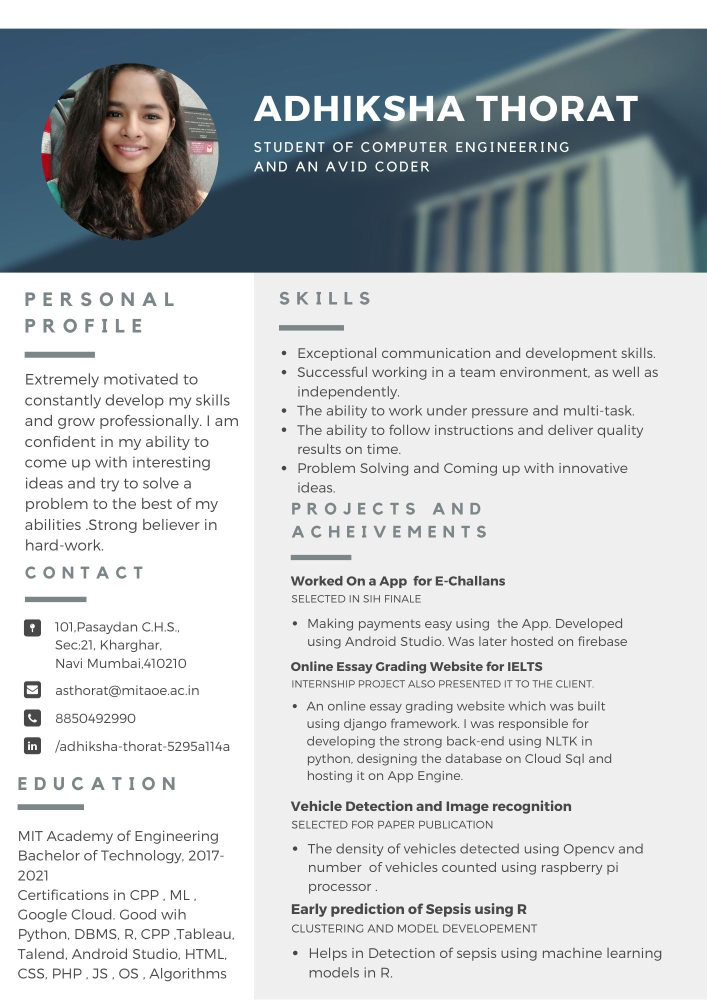
#> input picture PdfToForm/Resume.jpg, 1414 x 2000 px (shown at 1/2 size); its folder holds only this picture in this run
$ python -i imageprocess.py   (imports and definitions only)   (older library calls are emulated)
#> lines starting #> are read from the running program, lines starting #| are printed output that depends on the picture; after the words box and inside, x2 and y2 are one past the last pixel; in counts of white or black regions, pixels touching at a corner belong together
from PIL import Image, ImageFilter, ImageChops
import pytesseract
from pytesseract import image_to_string
import cv2
import numpy as np
import os
import sys
import logging
import tempfile


pytesseract.pytesseract.tesseract_cmd ='C:/Program Files/Tesseract-OCR/tesseract.exe'

IMAGE_SIZE = 1800
BINARY_THREHOLD = 180

size = None


def get_size_of_scaled_image(im):
    global size
    if size is None:
        length_x, width_y = im.size
        factor = max(1, int(IMAGE_SIZE / length_x))
        size = factor * length_x, factor * width_y
    return size

def process_image_for_ocr(imgcv,imp,extension):
    logging.info('Processing image for text Extraction')
    temp_filename = set_image_dpi(imp,extension)
    im_new = remove_noise_and_smooth(imgcv)
    return im_new


def set_image_dpi(im,extension):
    #im = Image.open(file_path)
    # size = (1800, 1800)
    size = get_size_of_scaled_image(im)
    im_resized = im.resize(size, Image.ANTIALIAS)
    if extension =="png":
        temp_file = tempfile.NamedTemporaryFile(delete=False, suffix='.png')
    elif extension=="jpg":
        temp_file = tempfile.NamedTemporaryFile(delete=False, suffix='.jpg')
    elif extension=="webp":
        temp_file = tempfile.NamedTemporaryFile(delete=False, suffix='.webp')
    temp_filename = temp_file.name
    im_resized.save(temp_filename, dpi=(300, 300))  # best for OCR
    return temp_filename


def image_smoothening(img):
    ret1, th1 = cv2.threshold(img, BINARY_THREHOLD, 255, cv2.THRESH_BINARY)
    ret2, th2 = cv2.threshold(th1, 0, 255, cv2.THRESH_BINARY + cv2.THRESH_OTSU)
    blur = cv2.GaussianBlur(th2, (1, 1), 0)
    ret3, th3 = cv2.threshold(blur, 0, 255, cv2.THRESH_BINARY + cv2.THRESH_OTSU)
    return th3


def remove_noise_and_smooth(img):
    logging.info('Removing noise and smoothening image')
    #img = cv2.imread(file_name, 0)
    filtered = cv2.adaptiveThreshold(img.astype(np.uint8), 255, cv2.ADAPTIVE_THRESH_MEAN_C, cv2.THRESH_BINARY, 41, 3)
    kernel = np.ones((1, 1), np.uint8)
    opening = cv2.morphologyEx(filtered, cv2.MORPH_OPEN, kernel)
    closing = cv2.morphologyEx(opening, cv2.MORPH_CLOSE, kernel)
    img = image_smoothening(img)
    or_image = cv2.bitwise_or(img, closing)
    return or_image


def main_fun(imgcv,imp,extension):
    #filename='F://resumes//resumemba.jpg'
    img= process_image_for_ocr(imgcv,imp,extension)
    custom_config = r' --psm 6 -c preserve_interword_spaces=1'
    result = pytesseract.image_to_string(img,lang='eng',config=custom_config)
    result=result.replace("      ",'\n')
    return result

>>> import cv2
>>> picture = cv2.imread('../Resume.jpg', cv2.IMREAD_GRAYSCALE)
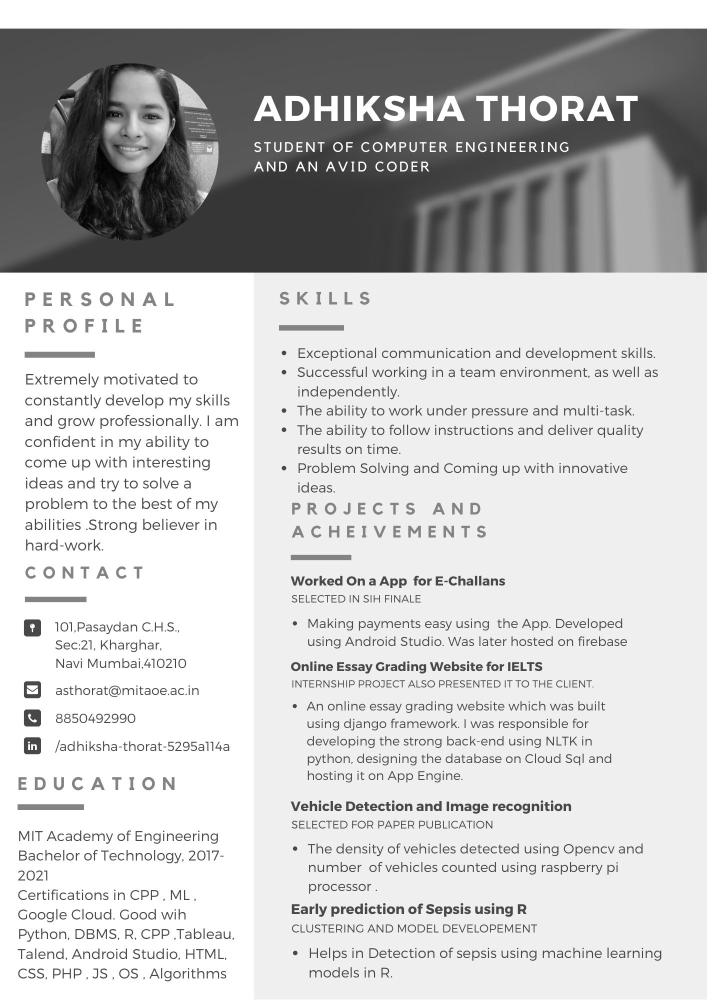
#> picture: shape (2000, 1414) (shown at 1/2 size); min 0, max 255, mean 199.9
>>> result = remove_noise_and_smooth(picture)
#> in remove_noise_and_smooth, `filtered = cv2.adaptiveThreshold(img.astype(np.uint8), 255, cv2.ADAPTI..`:
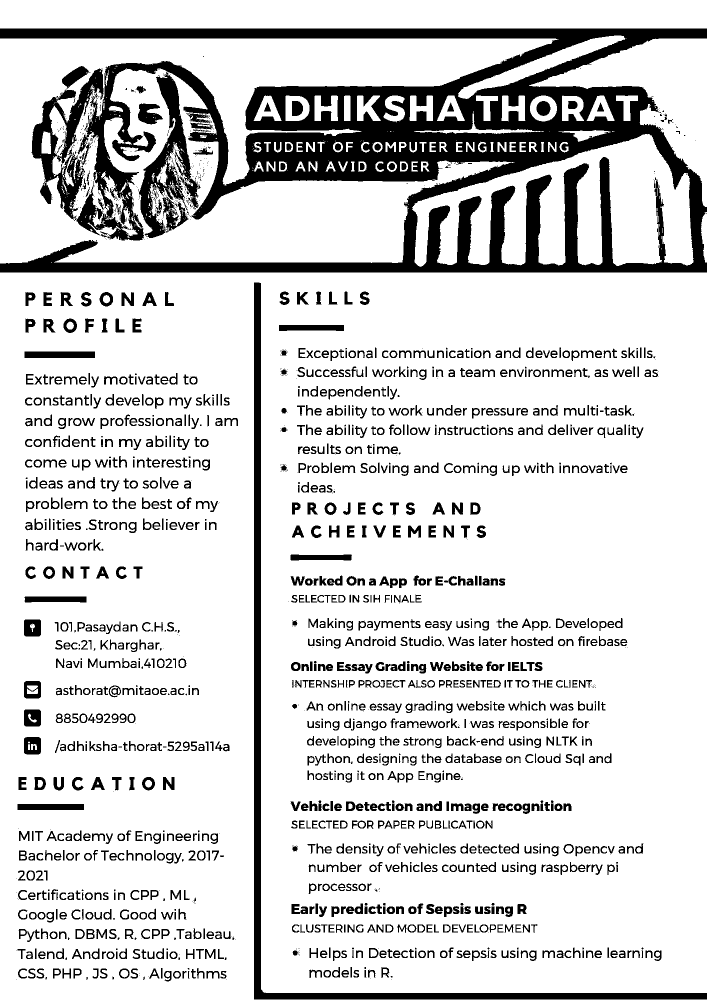
#> filtered: shape (2000, 1414) (shown at 1/2 size); 83.1% white; 2130 black regions (693 under 20 px), largest, box (x1, y1, x2, y2) and area: (0, 57, 1414, 545) 248903, (508, 565, 1414, 1999) 31695, (276, 144, 401, 476) 12258
#> in image_smoothening, `ret1, th1 = cv2.threshold(img, BINARY_THREHOLD, 255, cv2.THRESH_BINARY)`:
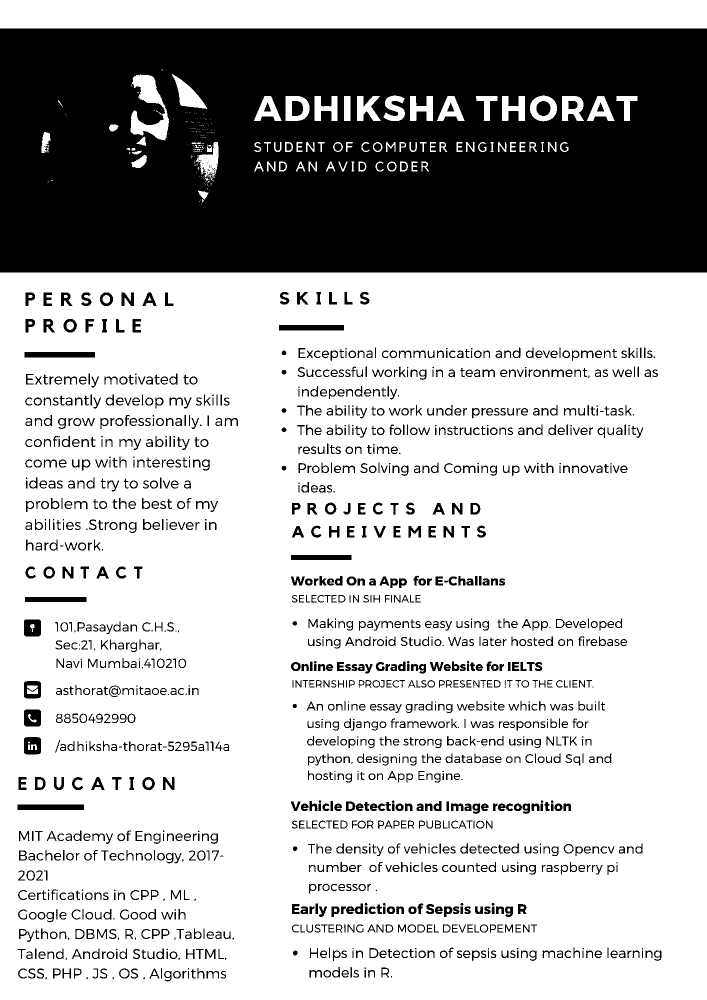
#> th1: shape (2000, 1414) (shown at 1/2 size); 71.6% white; 1587 black regions (167 under 20 px), largest, box (x1, y1, x2, y2) and area: (0, 57, 1414, 545) 652421, (49, 704, 190, 715) 1551, (35, 1609, 168, 1620) 1463
#> in image_smoothening, `ret1, th1 = cv2.threshold(img, BINARY_THREHOLD, 255, cv2.THRESH_BINARY)`: ret1 = 180
#> in image_smoothening, `ret2, th2 = cv2.threshold(th1, 0, 255, cv2.THRESH_BINARY + cv2.THRESH_..`: ret2 = 0
#> in remove_noise_and_smooth, `or_image = cv2.bitwise_or(img, closing)`:
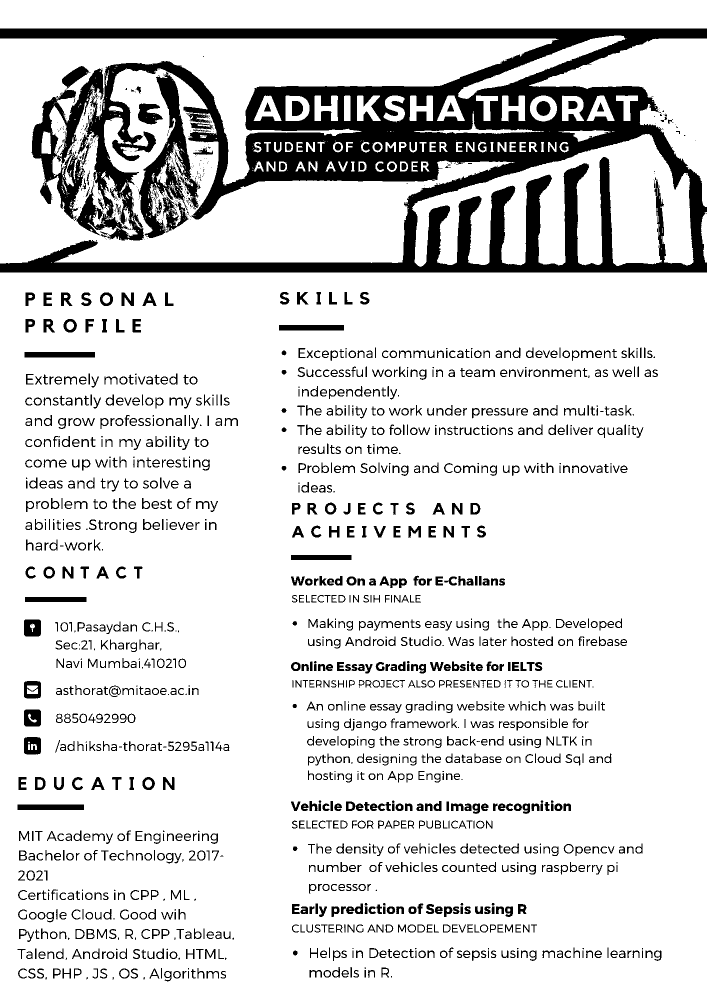
#> or_image: shape (2000, 1414) (shown at 1/2 size); 85.2% white; 1902 black regions (461 under 20 px), largest, box (x1, y1, x2, y2) and area: (0, 57, 1414, 545) 248879, (276, 144, 401, 476) 12258, (49, 704, 190, 715) 1551
